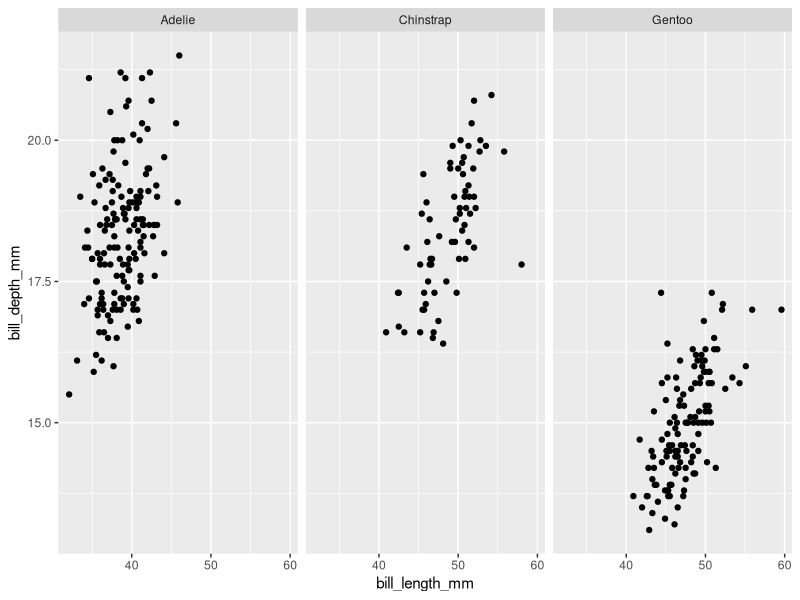
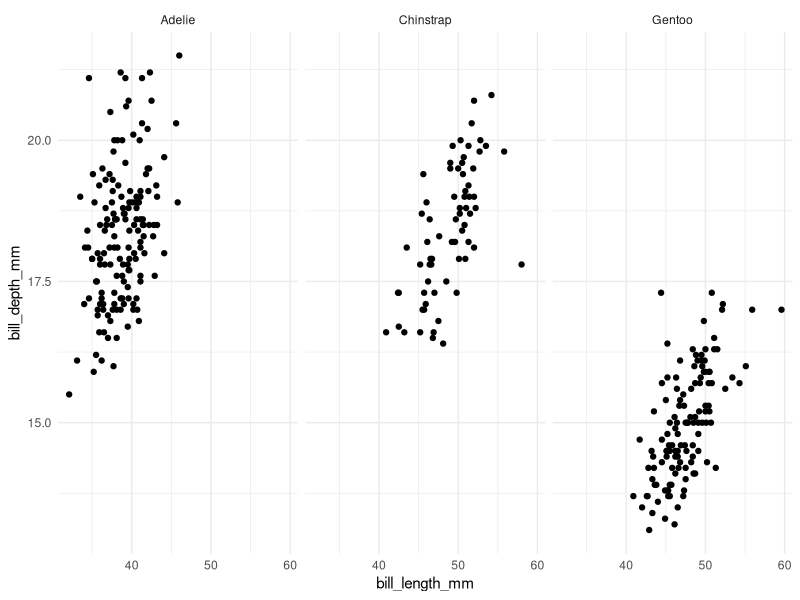

The R source for these figures, in order:

            library(ggplot2)
            library(palmerpenguins)
            built_answer <- tryCatch(
                {
                    set.seed(42)
                    ggplot(penguins, aes(x = bill_length_mm, y = bill_depth_mm)) + geom_point() + facet_wrap(~ species)
                    suppressWarnings(
                        if (!file.exists("/sandbox/figures/bill-length_bill-depth_scatter_facet_species_answer.png")) {
                            ggsave(
                                width = 3,
                                height = 3,
                                "/sandbox/figures/bill-length_bill-depth_scatter_facet_species_answer.png"
                            )
                        }
                    )
                    suppressWarnings(
                        ggplot_build(last_plot())
                    )
                },
                error = function(e) {
                    'ERROR'
                }
            )
            built_submission <- tryCatch(
                {
                    set.seed(42)
                    library(palmerpenguins)

ggplot(penguins, aes(x = bill_length_mm, y = bill_depth_mm)) +

  geom_point() +

  facet_wrap(~ species, ncol = 3) +

  theme_minimal()
                    suppressWarnings(
                        ggsave(
                            width = 3,
                            height = 3,
                            "figures/bill-length_bill-depth_scatter_facet_species_submission_phi4mini.png"
                        )
                    )
                    suppressWarnings(
                        ggplot_build(last_plot())
                    )
                },
                error = function(e) {
                    'ERROR'
                }
            )
            cat(isTRUE(all.equal(built_answer, built_submission)))
        
